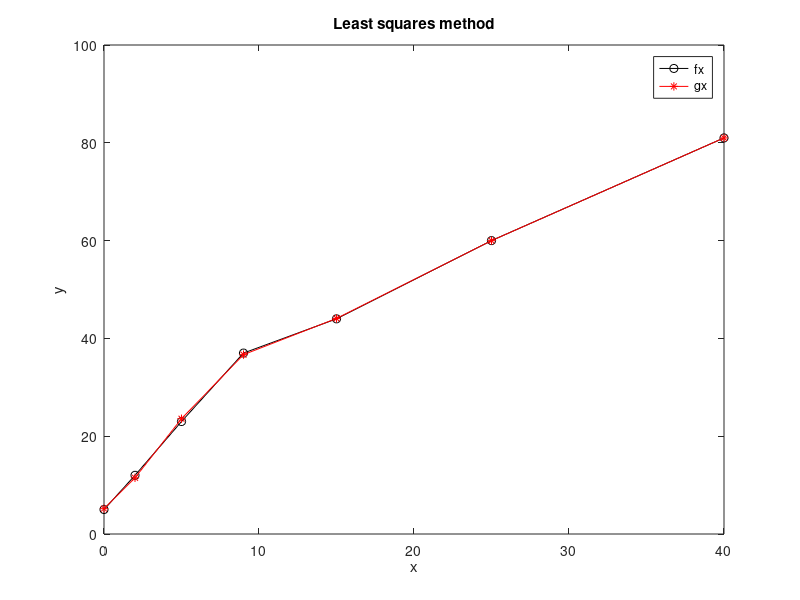
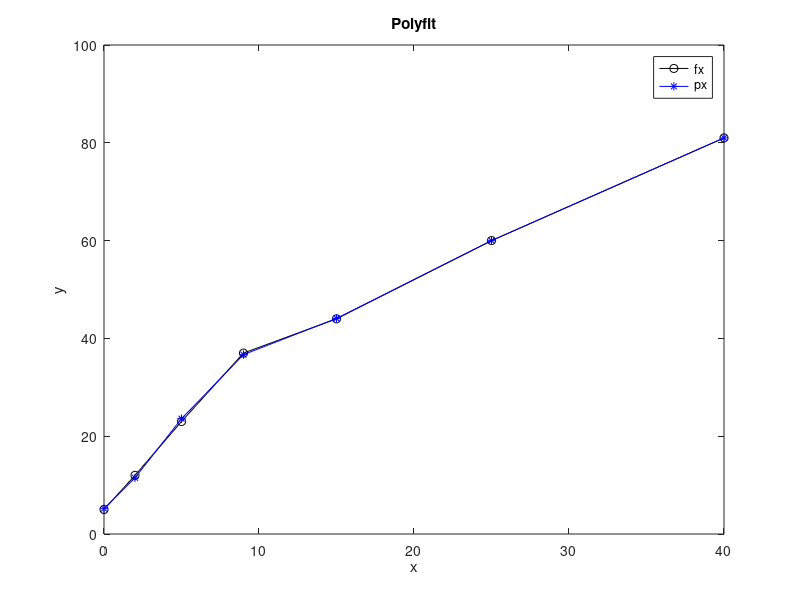

Reproduce these figures in MATLAB, in order.
% ----------------------- BEGIN CODE -----------------------

% Close all figures, clear variables in memory and MATLAB command screen
close all ; clear all ; clc ;

% Set the output format to the short format with compact line spacing
format short g; format compact ;

% Specify values and necessary parameters
x = [0 2 5 9 15 25 40];
y = [5 12 23 37 44 60 81];
degree = 5;

if degree >= length(x)
    disp("Warning: Polynomial is not unique; degree >= number of data points.");
    degree = length(x)-1;
end

for i = 0:degree*2
    term(i+1) = sum(x.^i);
end

term;

for i = 1:degree+1
    A(i,:) = term(i:(degree+i));
    b(i,1) = sum(y.*(x.^(i-1)));
end

A;
b;

%a = inv(A) * b';
detA = det(A);
for i = 1:length(b)
    D = A;
    D(:,i) = b;
    a(i,1) = det(D)/detA;
end

disp('Least squares method:');
a

gx = 0;
for i = 1:degree+1
    gx = gx + a(i,1) * (x.^(i-1));
end

gx;

figure;
plot(x, y, 'k-o', x, gx, 'r-*');
title('Least squares method');
legend('fx', 'gx');
xlabel('x');
ylabel('y');

% ----------------------------------------------------------

disp('Polyfit:');
p = polyfit(x, y, degree);
p = flip(p)'

px = 0;
for i = 1:degree+1
    px = px + p(i,1) * (x.^(i-1));
end

px;

figure;
plot(x, y, 'k-o', x, px, 'b-*');
title('Polyfit');
legend('fx', 'px');
xlabel('x');
ylabel('y');

% ----------------------- END OF CODE ----------------------